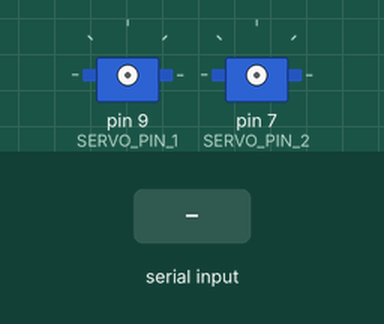
The sketch below on a simulated Arduino Uno, built with avr-gcc and run on an emulated ATmega328P. On the bench: 2 × servo. The test bench sets the inputs (shaded band). What the sketch prints to the serial monitor is not drawn.

Above: at 1.6 s.
1.7 s: "1Nubida\n" received over the second serial link
At 2.18 s:
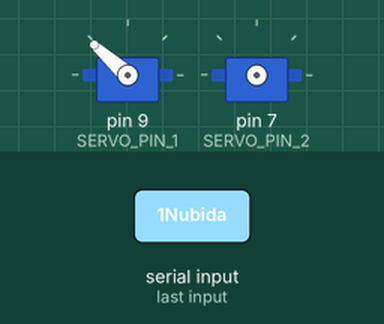
9.3 s: "2Nubida\n" received over the second serial link
At 9.8 s:
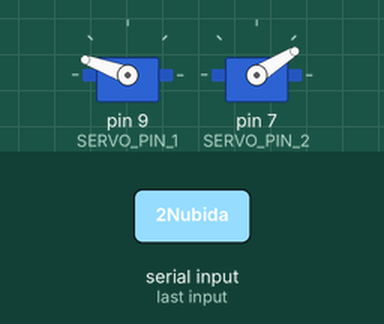
At 10.44 s:
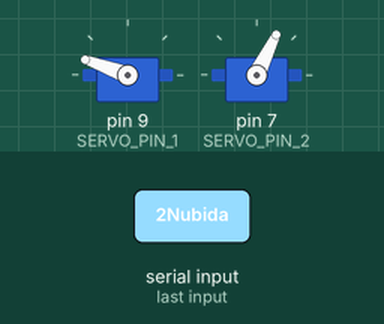
Timing chart, 0 to 16.8 s (numbered marks = the images above; inputs shaded):
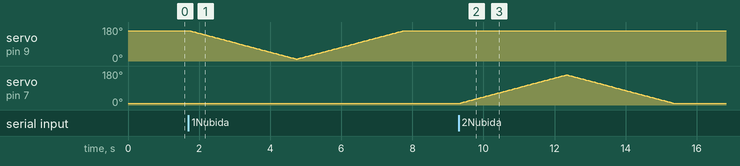

Measured:
- after the input at 9.3 s, servo on pin 7 (SERVO_PIN_2): rises from 10° to 160° in 3.0 s, then falls to 10° in 3.0 s

The sketch:

nubida_servo_v8.ino
```cpp
#include "Servo.h"

#include <SoftwareSerial.h>
SoftwareSerial BTSerial(2, 3); //(RX, TX)

/* ═══════════════════════════════════════════════════════════════════
 *  누비다머신 수신 펌웨어 — 2서보 안정판 (v8 · 버퍼오버플로 수정판)
 * ───────────────────────────────────────────────────────────────────
 *  [v7 진단 결과 — 원인 확정]
 *    [RX] 총 78 바이트 수신
 *    [RAW] len=44 : +CONNECTING<<98:da:20:09:73:c5\r\n+CONNECTED\r\n
 *
 *    → 78바이트가 들어왔는데 로그엔 44바이트(AT 이벤트)만 찍혔다.
 *      나머지 34바이트(카메라 프레임)는 **SoftwareSerial 버퍼에서 유실**.
 *
 *  [원인]
 *    SoftwareSerial 의 수신 버퍼는 64바이트뿐이다.
 *    AT-09 이벤트 44바이트가 들어온 상태에서 read 하는 동안
 *    뒤따라온 카메라 프레임 34바이트가 버퍼를 넘쳐 조용히 사라졌다.
 *    게다가 v7 은 매 루프마다 Serial.print("[RX] 총 N ...") 를 찍었는데,
 *    이 로그 자체가 9600bps 로 약 30ms 를 잡아먹어 read() 를 더 늦췄다.
 *
 *  [v8 수정]
 *    ① 수신 루프를 **가장 먼저, 최대한 오래** 돌린다. (로그 최소화)
 *    ② 로그는 "프레임 완성 시" 1회만. [RX] 카운터 로그 제거.
 *    ③ 로그 문자열을 대폭 단축 (F() 매크로 + 짧은 문구)
 *       → Serial 출력에 잡히는 시간을 줄여 다음 drainBle() 이 빨리 돌게 함
 *    ④ BTSerial 버퍼 여유를 위해 프레임 처리 중에도 read 를 병행.
 * ═══════════════════════════════════════════════════════════════════ */

#define NB_KEY 0x2F          // nubida-bt.js 의 KEY 와 동일해야 함

#define SERVO_PIN_1   9      // 1NubidaAi → 9번
#define SERVO_PIN_2   7      // 2NubidaAi → 7번
#define STEP_DEG      2      // 한 스텝 각도
#define STEP_MS       40     // 스텝 간격 (ms)

#define FRAME_GAP_MS  25     // 이 시간 무수신 = 한 프레임 완료

Servo servo1;                // 9번
Servo servo2;                // 7번

bool          scanActive = false;
int           scanWhich  = 0;
int           scanP      = 10;
int           scanDir    = 1;
int           scanPhase  = 0;
int           scanStart  = 10;
int           scanEnd    = 160;
unsigned long scanLast   = 0;

char          rxBuf[192];            // 수신 버퍼 (넉넉히)
int           rxLen      = 0;
unsigned long lastRxAt   = 0;
bool          overflowed = false;

/* ── HEX 문자 → 값 ─────────────────────────────────────── */
int hexVal(char c) {
  if (c >= '0' && c <= '9') return c - '0';
  if (c >= 'a' && c <= 'f') return c - 'a' + 10;
  if (c >= 'A' && c <= 'F') return c - 'A' + 10;
  return -1;
}

/* ── 난독화 프레임("x...") → 평문 복원 ─────────────────── */
String decodeFrame(String frame) {
  if (frame.length() < 5 || frame.charAt(0) != 'x') return "";

  String hexs = "";
  for (unsigned int i = 1; i < frame.length(); i++) {
    char c = frame.charAt(i);
    if (hexVal(c) >= 0) hexs += c;
  }
  if (hexs.length() < 4) return "";

  if ((hexs.length() % 2) != 0) {
    hexs = hexs.substring(0, hexs.length() - 1);
    if (hexs.length() < 4) return "";
  }

  int seed = (hexVal(hexs.charAt(0)) * 16 + hexVal(hexs.charAt(1))) ^ NB_KEY;
  if (seed == 0) return "";
  String out = "";
  for (unsigned int i = 2; i + 1 < hexs.length(); i += 2) {
    int h1 = hexVal(hexs.charAt(i));
    int h2 = hexVal(hexs.charAt(i + 1));
    if (h1 < 0 || h2 < 0) continue;
    char c = (char)((h1 * 16 + h2) ^ seed);
    if (c != '\0' && c >= 32 && c < 127) out += c;
  }
  out.trim();
  return out;
}

Servo *activeServo() {
  return (scanWhich == 1) ? &servo1 : &servo2;
}

void startScan(int which) {
  scanWhich = which;
  scanActive = true;
  scanLast = millis();
  scanPhase = 0;

  if (which == 1) {
    servo1.attach(SERVO_PIN_1);
    scanP = 160; scanStart = 160; scanEnd = 10; scanDir = -1;
    servo1.write(scanP);
  } else {
    servo2.attach(SERVO_PIN_2);
    scanP = 10; scanStart = 10; scanEnd = 160; scanDir = 1;
    servo2.write(scanP);
  }

  Serial.print(F("[스캔] 시작 — "));
  Serial.println(which == 1 ? F("1NubidaAi (9번)") : F("2NubidaAi (7번)"));
}

void stepScan() {
  if (!scanActive) return;
  if (millis() - scanLast < (unsigned long)STEP_MS) return;
  scanLast = millis();

  scanP += scanDir * STEP_DEG;

  if ((scanDir > 0 && scanP >= scanEnd) || (scanDir < 0 && scanP <= scanEnd)) {
    scanP = scanEnd;
    scanDir = -scanDir;
    int tmp = scanStart; scanStart = scanEnd; scanEnd = tmp;
    scanPhase++;

    if (scanPhase >= 2) {
      activeServo()->write(scanP);
      delay(120);
      if (scanWhich == 1) servo1.detach(); else servo2.detach();
      scanActive = false;
      Serial.println(F("[스캔] 완료 — 서보 전원 해제"));
      return;
    }
  }
  activeServo()->write(scanP);
}

/* ── 수신 버퍼에 있는 것을 최대한 긁어모은다 (가장 중요) ── */
void drainBle() {
  while (BTSerial.available()) {
    char c = (char)BTSerial.read();
    if (rxLen < (int)sizeof(rxBuf) - 1) {
      rxBuf[rxLen++] = c;
    } else {
      overflowed = true;             // 버퍼 꽉 참 — 그래도 버리지 않고 플래그만
    }
    lastRxAt = millis();
  }
}

/* ── 완성된 한 프레임을 처리 ─────────────────────────── */
void handleFrame() {
  rxBuf[rxLen] = '\0';
  String raw = String(rxBuf);
  raw.trim();

  /* 개행 기준으로 줄 단위 분리 */
  int start = 0;
  while (start <= (int)raw.length()) {
    int nl = raw.indexOf('\n', start);
    String line = (nl < 0) ? raw.substring(start) : raw.substring(start, nl);
    line.trim();

    if (line.length() > 0) {
      String cmd = line;

      if (cmd.charAt(0) == 'x') {
        String d = decodeFrame(cmd);
        Serial.print(F("[복호화] "));
        Serial.print(cmd);
        Serial.print(F("  →  "));
        Serial.println(d.length() > 0 ? d : F("(빈값)"));
        cmd = (d.length() > 0) ? d : "";
      }

      bool isBleEvent = (cmd.length() > 0 && cmd.charAt(0) == '+');
      if (isBleEvent) {
        Serial.print(F("[BLE이벤트] ")); Serial.println(cmd);
      }

      if (!isBleEvent && cmd != "") {
        bool is1 = (cmd.indexOf("1Nubida") >= 0) || cmd.equals("1NubidaAi");
        bool is2 = (cmd.indexOf("2Nubida") >= 0) || cmd.equals("2NubidaAi");

        if (!is1 && !is2 && cmd.length() >= 1) {
          if (cmd.charAt(0) == '1') { is1 = true; }
          else if (cmd.charAt(0) == '2') { is2 = true; }
        }

        if (is1 || is2) {
          if (scanActive) {
            Serial.println(F("[대기] 스캔 진행 중 — 새 명령 무시"));
          } else {
            startScan(is1 ? 1 : 2);
          }
        } else {
          Serial.print(F("[무시] 알 수 없는 명령: ")); Serial.println(cmd);
        }
      }
    }
    if (nl < 0) break;
    start = nl + 1;
  }

  if (overflowed) {
    Serial.println(F("[경고] 수신버퍼 초과 — 일부 바이트 유실됨"));
    overflowed = false;
  }

  rxLen = 0;
  rxBuf[0] = '\0';
}

void setup() {
  Serial.begin(9600);       // 시리얼 모니터 9600 그대로 사용
  BTSerial.begin(9600);      // AT-09 통신 속도는 그대로
  delay(300);

  Serial.println(F("=== 누비다머신 수신 (2서보 안정판 v8) ==="));
  Serial.print(F("[빌드] ")); Serial.print(F(__DATE__)); Serial.print(F(" ")); Serial.println(F(__TIME__));
  Serial.println(F("[수정] 버퍼오버플로 해결 — 수신 최우선, 로그는 완성시 1회"));
  Serial.println(F("준비 완료 — 1NubidaAi(9번) / 2NubidaAi(7번) 대기"));
}

void loop() {

  /* ── ① BLE 수신 최우선 (다른 어떤 작업보다 먼저) ────── */
  drainBle();

  /* ── ② 25ms 무수신 = 한 프레임 완료 → 처리 ──────────── */
  if (rxLen > 0 && (millis() - lastRxAt) > FRAME_GAP_MS) {
    handleFrame();
  }

  /* ── ③ 서보 스캔 1스텝 ──────────────────────────────── */
  stepScan();

  /* ── ④ PC 시리얼 모니터 입력 → BLE 전송 (테스트용) ──── */
  while (Serial.available()) {
    BTSerial.write(Serial.read());
  }
}
```
